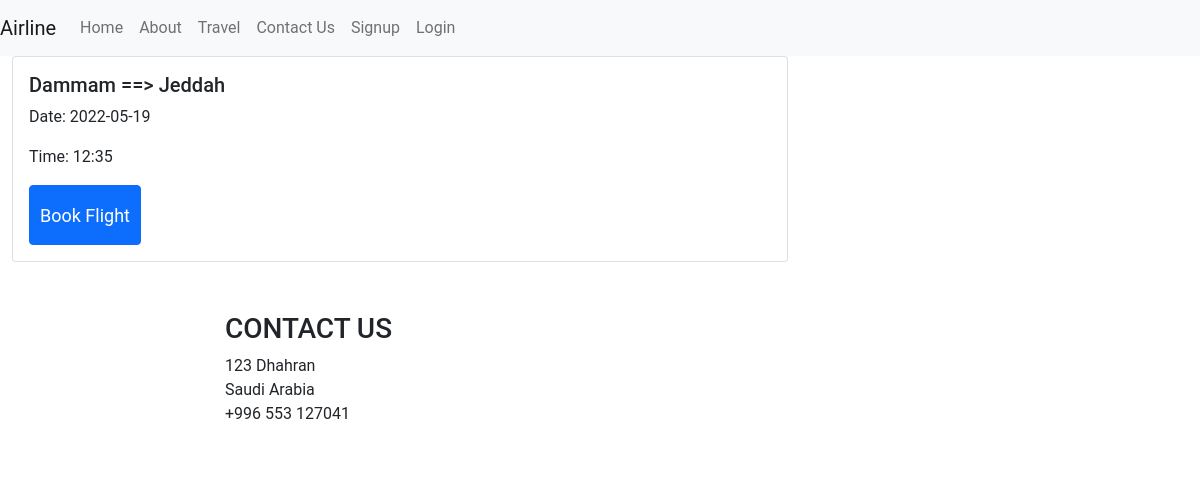
The page /php/search.php?Destination=Dammam on the database its author committed.
### tables this page shows
CREATE TABLE `flight` (
  `Flight_NO` int(15) NOT NULL,
  `Date` date NOT NULL,
  `Time` char(10) NOT NULL,
  `Destination` varchar(10) NOT NULL,
  `Departure` varchar(10) NOT NULL,
  `Plane_NO` int(15) NOT NULL
);

### php/database.php (called while the page is built, shortened)
<?php
class Database{
    private $connection;
    public function __construct() {
        $host = "localhost";
        $user = "root";
        $password = "";
        $database = "airline";
        $this->connection = new mysqli($host, $user, $password, $database);
    }
    private function execQurey($sql_query, $query_type){
        if($query_type === "GET"){
            $query_result = mysqli_query($this->connection, $sql_query);
            if($query_result){
                return mysqli_fetch_all($query_result, MYSQLI_ASSOC);
            }
            else{
                return mysqli_error($this->connection);
            }
        }
    }
    public function getFlights($date, $destination, $departure){
        $conditions = array();
        if(!empty($destination)) { $conditions[] = "Destination = '$destination'"; }
        $where = implode(' AND ', $conditions);
        $sql = "SELECT Flight_NO, Destination, Departure, Date, Time FROM FLIGHT
                WHERE " . $where;
        return $this->execQurey($sql, "GET");
    }
}
?>

### php/search.php (the view, shortened to what this page needs)
<?php
require("database.php");
$db = new Database();
include_once("header.php");
if(isset($_GET)){
    $destination = $_GET["Destination"];
    $departure = $_GET["Departure"];
    $date = $_GET["Date"];
    $query_flights_result = $db->getFlights($date, $destination, $departure);
}
?>
    <div class="container-fluid !direction !spacing">
        <?php foreach($query_flights_result as $table_row): ?>
        <div class="row ${1| ,row-cols-2,row-cols-3, auto,justify-content-md-center,|}">
            <div class="col-8  ">
                <div class="card">
                    <div class="card-body">
                        <form name="flight-<?php echo($table_row["Flight_NO"]); ?>"action="booking/booking_page.php" method="Get">
                            <h5 class="card-title"><?php echo($table_row["Destination"]);?> ==> <?php echo($table_row["Departure"]);?></h5>
                            <p class="card-text">Date: <?php echo($table_row["Date"]);?>
                            </p>
                            <p class="card-text">Time: <?php echo($table_row["Time"]);?>
                            </p>
                            <input type="submit" value="Book Flight" class="btn btn-primary">
                        </form>
                    </div>
                </div>
            </div>
        </div>
        <?php endforeach; ?>
    </div>
<?php include_once("footer.php"); ?>

### style.css (style rules this page uses)
* { margin: 0; padding: 0; box-sizing: border-box; font-family: 'Roboto', sans-serif; }
body { background: url("images/background.jpeg"); background-position: center; background-size: cover; }
::placeholder { font-size: 18px; color: #ddd }
.btn.btn-primary { height: 60px; font-size: 18px; padding: 10px; }

### rows shown on the page
flight: Destination "Dammam", Departure "Jeddah", Date "2022-05-19", Time "12:35"
